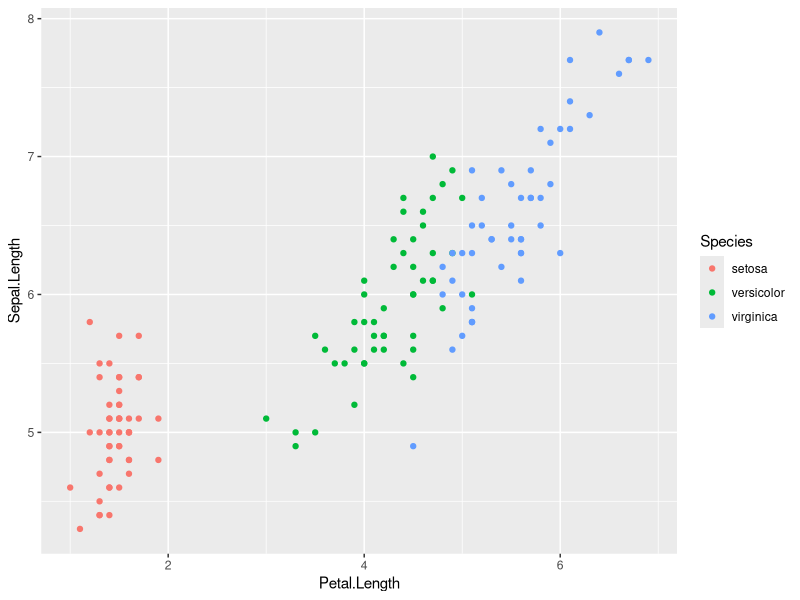
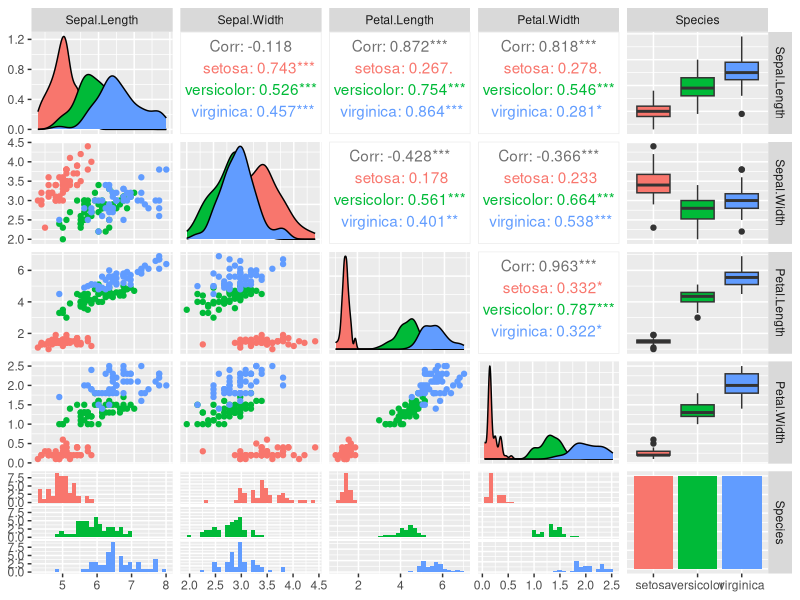
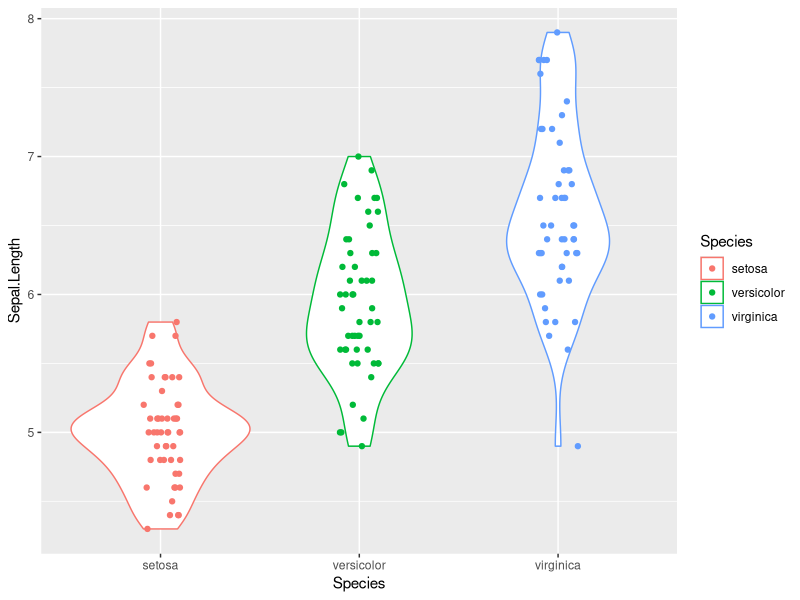
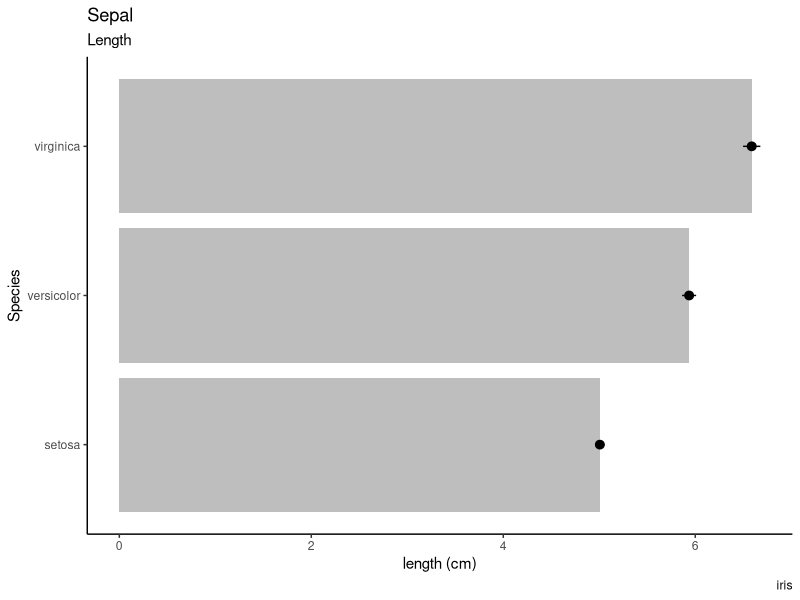

R code for these plots, in order:
# irisでggplotのれんしゅう

library(dplyr)
library(ggplot2)
library(GGally)

# 散布図
g <- ggplot(data = iris) +
  geom_point(mapping = aes(x=Petal.Length, y=Sepal.Length, group=Species, colour=Species))
plot(g)

# 対散布図はこれが手っ取り早い
g <- ggpairs(data = iris, mapping = aes(group=Species, colour=Species))
g

# バイオリン図
g <- ggplot(data = iris, mapping = aes(x=Species, y=Sepal.Length, group=Species, colour=Species)) +
  geom_violin() +
  geom_point(position = position_jitter(width=0.1, height=0, seed=72))  # 点をずらして全て表示できるようにする
  # geom_jitter(position = position_jitter(width=0.1, height=0, seed=72))
plot(g)

# 棒グラフ（mean±SE）
g <- ggplot(data = iris, mapping = aes(x=Species, y=Sepal.Length, group=Species)) +
  theme_classic() +  # 背景を白のみにする
  stat_summary(geom="bar", fun="mean", fill="grey") +
  stat_summary(geom="pointrange", fun.data="mean_se") +
  coord_flip() +  # X軸とY軸を入れ替え
  labs(title = "Sepal"
      , subtitle = "Length"
      , caption = "iris"
      , x = "Species"
      , y = "length (cm)")
plot(g)
